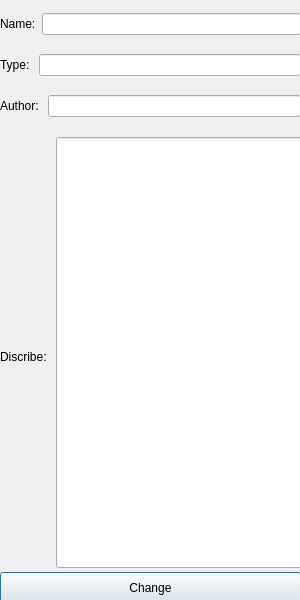
<?xml version="1.0" encoding="UTF-8"?>
<ui version="4.0">
 <class>changeBook</class>
 <widget class="QDialog" name="changeBook">
  <property name="geometry">
   <rect>
    <x>0</x>
    <y>0</y>
    <width>300</width>
    <height>600</height>
   </rect>
  </property>
  <property name="windowTitle">
   <string>Dialog</string>
  </property>
  <widget class="QLabel" name="label_4">
   <property name="geometry">
    <rect>
     <x>0</x>
     <y>350</y>
     <width>47</width>
     <height>13</height>
    </rect>
   </property>
   <property name="text">
    <string>Discribe: </string>
   </property>
  </widget>
  <widget class="QLineEdit" name="lineEdit_4">
   <property name="geometry">
    <rect>
     <x>56</x>
     <y>137</y>
     <width>251</width>
     <height>431</height>
    </rect>
   </property>
  </widget>
  <widget class="QPushButton" name="pushButton">
   <property name="geometry">
    <rect>
     <x>0</x>
     <y>572</y>
     <width>301</width>
     <height>31</height>
    </rect>
   </property>
   <property name="text">
    <string>Change</string>
   </property>
  </widget>
  <widget class="QWidget" name="">
   <property name="geometry">
    <rect>
     <x>0</x>
     <y>0</y>
     <width>301</width>
     <height>131</height>
    </rect>
   </property>
   <layout class="QVBoxLayout" name="verticalLayout">
    <item>
     <layout class="QHBoxLayout" name="horizontalLayout">
      <item>
       <widget class="QLabel" name="label">
        <property name="text">
         <string>Name:</string>
        </property>
       </widget>
      </item>
      <item>
       <widget class="QLineEdit" name="lineEdit"/>
      </item>
     </layout>
    </item>
    <item>
     <layout class="QHBoxLayout" name="horizontalLayout_2">
      <item>
       <widget class="QLabel" name="label_2">
        <property name="text">
         <string>Type: </string>
        </property>
       </widget>
      </item>
      <item>
       <widget class="QLineEdit" name="lineEdit_2"/>
      </item>
     </layout>
    </item>
    <item>
     <layout class="QHBoxLayout" name="horizontalLayout_3">
      <item>
       <widget class="QLabel" name="label_3">
        <property name="text">
         <string>Author: </string>
        </property>
       </widget>
      </item>
      <item>
       <widget class="QLineEdit" name="lineEdit_3"/>
      </item>
     </layout>
    </item>
   </layout>
  </widget>
 </widget>
 <resources/>
 <connections/>
</ui>
